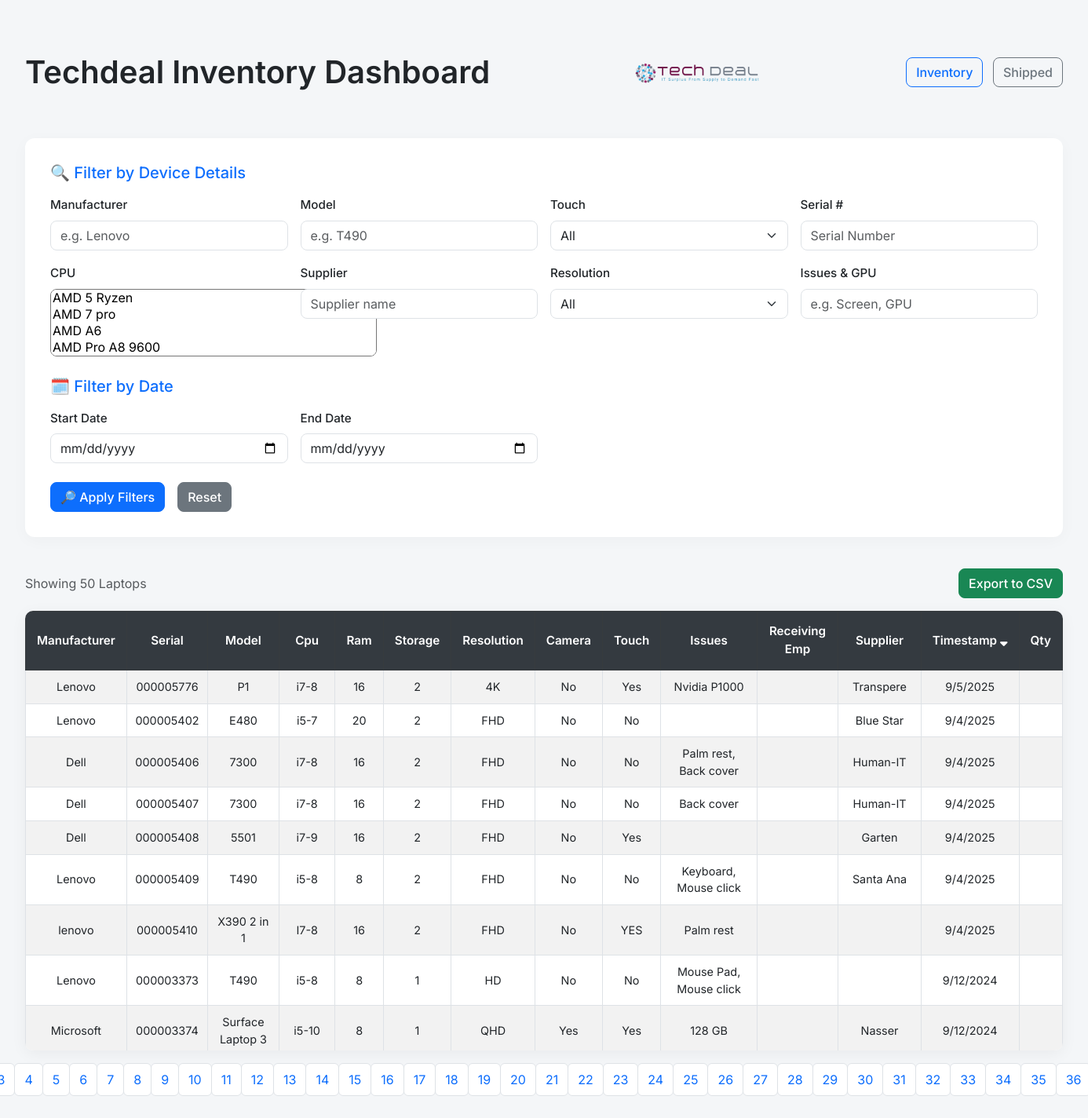
The page / on the database its author committed.
### tables this page shows
CREATE TABLE pc_info (
        manufacturer TEXT,
        serial TEXT PRIMARY KEY,
        model TEXT,
        unknown1 TEXT,
        cpu TEXT,
        ram TEXT,
        storage TEXT,
        Resolution TEXT,
        camera TEXT,
        Touch TEXT,
        Issues TEXT,
        Receiving_Emp TEXT,
        Supplier TEXT,
        timestamp TEXT,
        QTY TEXT
    );

### InventoryWebApp.py (the view, shortened to what this page needs)
@app.route("/", methods=["GET"])
def index():
    filters = request.args
    sort_by = filters.get("sort_by", "timestamp")
    sort_order = filters.get("sort_order", "desc")
    page = int(filters.get("page", 1))
    per_page = 50
    selected_model = filters.get("model", "")
    cpu_options = get_unique_cpus(selected_model)  # depends on selected model
    all_pcs = get_filtered_data(filters, sort_by, sort_order)
    total_records = len(all_pcs)
    total_pages = math.ceil(total_records / per_page)
    start = (page - 1) * per_page
    end = start + per_page
    pcs = all_pcs[start:end]
    model_options = get_unique_models()
    model = request.args.get("model", "").strip()
    resolution_options = []
    return render_template("index.html", pcs=pcs, current_sort=sort_by, current_order=sort_order,
        current_page=page,
        total_pages=total_pages,
        cpu_options=cpu_options,
                           model_options=model_options,
                           resolution_options=resolution_options)

### InventoryWebApp.py (called while the page is built)
def get_unique_models():
    conn = sqlite3.connect(DB_PATH)
    cursor = conn.cursor()
    cursor.execute("""
        SELECT DISTINCT model FROM pc_info
        WHERE model IS NOT NULL AND TRIM(model) != ''
        ORDER BY model
    """)
    models = [row[0] for row in cursor.fetchall()]
    conn.close()
    return models

def get_unique_cpus(model=None):
    conn = sqlite3.connect(DB_PATH)
    cursor = conn.cursor()
    if model:
        cursor.execute("""
            SELECT DISTINCT cpu FROM pc_info
            WHERE LOWER(model) = LOWER(?) AND cpu IS NOT NULL AND TRIM(cpu) != ''
            ORDER BY cpu
        """, (model,))
    else:
        cursor.execute("""
            SELECT DISTINCT cpu FROM pc_info
            WHERE cpu IS NOT NULL AND TRIM(cpu) != ''
            ORDER BY cpu
        """)
    cpus = [row[0] for row in cursor.fetchall()]
    conn.close()
    return cpus

### templates/index.html (shortened to what this page needs)
<!DOCTYPE html>
<html lang="en">
<head>
	<link rel="stylesheet" href="https://cdn.jsdelivr.net/npm/bootstrap-select@1.14.0-beta3/dist/css/bootstrap-select.min.css">
    <link rel="stylesheet" href="https://cdn.jsdelivr.net/npm/bootstrap@5.3.0/dist/css/bootstrap.min.css">
	<link rel="stylesheet" href="https://cdnjs.cloudflare.com/ajax/libs/font-awesome/6.5.0/css/all.min.css">
</head>
<body>
    <div class="d-flex justify-content-between align-items-center mb-4">
       <h1 class="mb-0">Techdeal Inventory Dashboard</h1>
    <div>
        <img src="/static/logo.png" alt="Logo" style="height: 120px;">
    </div>
    <div>
        <a href="/" class="btn btn-outline-primary me-2">Inventory</a>
        <a href="/alternate" class="btn btn-outline-secondary">Shipped</a>
    </div>
</div>
<form method="GET" class="filter-box">
<div class="mb-4">
  <h5 class="mb-3 text-primary">🔍 Filter by Device Details</h5>
  <div class="row g-3">
    <div class="col-md-3">
      <label class="form-label">Manufacturer</label>
      <input type="text" class="form-control" name="manufacturer" placeholder="e.g. Lenovo"
             value="{{ request.args.get('manufacturer', '') }}">
    </div>
    <div class="col-md-3">
      <label class="form-label">Model</label>
      <input type="text" class="form-control" name="model" list="modelOptions" placeholder="e.g. T490"
             value="{{ request.args.get('model', '') }}">
    </div>
    <div class="col-md-3">
      <label class="form-label">Touch</label>
      <select class="form-select" name="touch">
        <option value="">All</option>
      </select>
    </div>
    <div class="col-md-3">
      <label class="form-label">Serial #</label>
      <input type="text" class="form-control" name="serial" placeholder="Serial Number"
             value="{{ request.args.get('serial', '') }}">
    </div>
<div class="col-md-3">
  <label class="form-label">CPU</label>
  <select class="selectpicker" name="cpu" multiple data-live-search="true"
          data-actions-box="true" title="Select CPUs">
    {% for option in cpu_options %}
      <option value="{{ option }}" {% if option in request.args.getlist('cpu') %}selected{% endif %}>
      </option>
    {% endfor %}
  </select>
</div>
<div class="col-md-3">
  <label class="form-label">Supplier</label>
  <input type="text" class="form-control" name="supplier" placeholder="Supplier name"
         value="{{ request.args.get('supplier', '') }}">
</div>
<div class="col-md-3">
  <label class="form-label">Resolution</label>
  <select class="form-select" name="resolution">
    <option value="">All</option>
  </select>
</div>
    <div class="col-md-3">
      <label class="form-label">Issues & GPU</label>
      <input type="text" class="form-control" name="issues" placeholder="e.g. Screen, GPU"
             value="{{ request.args.get('issues', '') }}">
    </div>
  </div>
</div>
  <div class="mb-4">
    <h5 class="mb-3 text-primary">🗓️ Filter by Date</h5>
    <div class="row g-3">
      <div class="col-md-3">
        <label class="form-label">Start Date</label>
        <input type="date" class="form-control" name="start_date" value="{{ request.args.get('start_date', '') }}">
      </div>
      <div class="col-md-3">
        <label class="form-label">End Date</label>
        <input type="date" class="form-control" name="end_date" value="{{ request.args.get('end_date', '') }}">
      </div>
    </div>
  </div>
  <div class="d-flex gap-3">
    <button type="submit" class="btn btn-primary">🔎 Apply Filters</button>
    <a href="/" class="btn btn-secondary">Reset</a>
  </div>
    </form>
{% if pcs %}
    <div class="d-flex justify-content-between align-items-center mb-3">
        <p class="text-muted mb-0">Showing {{ pcs|length }} Laptop{{ 's' if pcs|length != 1 else '' }}</p>
        <a href="/download-csv?{{ request.query_string.decode('utf-8') }}" class="btn btn-success">Export to CSV</a>
    </div>
<div class="table-wrapper mt-3">
        <div class="table-responsive">
            <table class="table table-bordered table-hover table-striped custom-table">
                <thead class="table-dark">
                    <tr>
                        {% for col in ["manufacturer", "serial", "model", "cpu", "ram", "storage", "resolution", "camera", "touch", "issues", "Receiving_Emp", "supplier", "timestamp" , "QTY"] %}
                            <th>
								<a href="?
									sort_by={{ col }}&sort_order={{ 'asc' if current_sort != col or current_order == 'desc' else 'desc' }}">
                                  {{ col.replace('_', ' ').title() }}
                                    {% if current_sort == col %}
										 <i class="fas fa-sort-{{ 'up' if current_order == 'asc' else 'down' }}"></i>
                                    {% endif %}
                                </a>
                            </th>
                        {% endfor %}
                    </tr>
                </thead>
                <tbody>
					{% for pc in pcs %}
					<tr {% if pc["QTY"] and pc["QTY"]|int >= 1 %} class="table-success" {% endif %}>
					  <td>{{ pc["manufacturer"] }}</td>
					  <td>{{ pc["serial"] }}</td>
					  <td>{{ pc["model"] }}</td>
					  <td>{{ pc["cpu"] }}</td>
					  <td>{{ pc["ram"] }}</td>
					  <td>{{ pc["storage"] }}</td>
					  <td>{{ pc["resolution"] }}</td>
					  <td>{{ pc["camera"] }}</td>
					  <td>{{ pc["touch"] }}</td>
					  <td>{{ pc["issues"] }}</td>
					  <td>{{ pc["gpu"] }}</td>
					  <td>{{ pc["supplier"] }}</td>
					  <td>{{ pc["timestamp"] }}</td>
					  <td>{{ pc["QTY"] }}</td>
					</tr>
				  {% endfor %}
				</tbody>
            </table>
            </div>
  </div>
<div class="card-footer">
  <nav aria-label="Page navigation">
    <ul class="pagination justify-content-center mt-3 mb-0">
      {% set base_query = request.args.to_dict() %}
      {% set base_query_no_page = base_query.copy() %}
      {% if 'page' in base_query_no_page %}
        {% set _ = base_query_no_page.pop('page') %}
      {% endif %}
      {% for page_num in range(1, total_pages + 1) %}
        {% set page_query = base_query_no_page.copy() %}
        {% set _ = page_query.update({'page': page_num}) %}
        <li class="page-item {% if page_num == current_page %}active{% endif %}">
          <a class="page-link" href="?{{ page_query | urlencode }}">{{ page_num }}</a>
        </li>
      {% endfor %}
    </ul>
  </nav>
</div>
    {% else %}
        <p class="text-muted">No records found for your filters.</p>
    {% endif %}
</body>
</html>

### templates/index.html (style rules this page uses)
body { font-family: 'Inter', sans-serif; padding: 2rem; background-color: #f4f6f8; font-size: 16px; }
h1 { font-weight: 600; }
.filter-box { background: #ffffff; padding: 2rem; border-radius: 12px; box-shadow: 0 4px 20px rgba(0, 0, 0, 0.03); margin-bottom: 2.5rem; }
.table-wrapper { background: #ffffff; border-radius: 10px; box-shadow: 0 4px 20px rgba(0, 0, 0, 0.05); overflow-x: auto; }
.table-responsive { max-height: 70vh; overflow-y: auto; }
.custom-table { min-width: 1200px; }
.custom-table thead th { background-color: #343a40; color: white; position: sticky; top: 0; z-index: 5; vertical-align: middle; text-align: center; font-size: 0.95rem; padding: 14px; }
.custom-table th a { color: white; text-decoration: none; font-weight: 600; display: inline-flex; align-items: center; gap: 4px; }
.custom-table td { vertical-align: middle; text-align: center; font-size: 0.9rem; padding: 10px; }
.btn { border-radius: 8px; font-weight: 500; }
.pagination .page-link { border-radius: 6px; padding: 8px 12px; }
.form-label { font-weight: 500; font-size: 0.95rem; }
.selectpicker, .form-select, .form-control { border-radius: 8px; }

### rows shown on the page
pc_info: manufacturer "Lenovo", serial "000005776", model "P1", cpu "i7-8", ram "16", storage "2", resolution "4K", camera "No", touch "Yes", issues "Nvidia P1000", supplier "Transpere", timestamp "9/5/2025"
pc_info: manufacturer "Lenovo", serial "000005402", model "E480", cpu "i5-7", ram "20", storage "2", resolution "FHD", camera "No", touch "No", supplier "Blue Star", timestamp "9/4/2025"
pc_info: manufacturer "Dell", serial "000005406", model "7300", cpu "i7-8", ram "16", storage "2", resolution "FHD", camera "No", touch "No", issues "Palm rest, Back cover", supplier "Human-IT", timestamp "9/4/2025"
pc_info: manufacturer "Dell", serial "000005407", model "7300", cpu "i7-8", ram "16", storage "2", resolution "FHD", camera "No", touch "No", issues "Back cover", supplier "Human-IT", timestamp "9/4/2025"
pc_info: manufacturer "Dell", serial "000005408", model "5501", cpu "i7-9", ram "16", storage "2", resolution "FHD", camera "No", touch "Yes", supplier "Garten", timestamp "9/4/2025"
pc_info: manufacturer "Lenovo", serial "000005409", model "T490", cpu "i5-8", ram "8", storage "2", resolution "FHD", camera "No", touch "No", issues "Keyboard, Mouse click", supplier "Santa Ana", timestamp "9/4/2025"
pc_info: manufacturer "lenovo", serial "000005410", model "X390 2 in 1", cpu "I7-8", ram "16", storage "2", resolution "FHD", camera "No", touch "YES", issues "Palm rest", timestamp "9/4/2025"
pc_info: manufacturer "Lenovo", serial "000003373", model "T490", cpu "i5-8", ram "8", storage "1", resolution "HD", camera "No", touch "No", issues "Mouse Pad, Mouse click", timestamp "9/12/2024"
pc_info: manufacturer "Microsoft", serial "000003374", model "Surface Laptop 3", cpu "i5-10", ram "8", storage "1", resolution "QHD", camera "Yes", touch "Yes", issues "128 GB", supplier "Nasser", timestamp "9/12/2024"

### other values the page prints
{{ pcs|length }} "50"
{{ 's' if pcs|length != 1 else '' }} "s"
{{ col.replace('_', ' ').title() }} "Manufacturer" "Serial" "Model" "Cpu" "Ram" "Storage" "Resolution" "Camera" "Touch" "Issues" "Receiving Emp" "Supplier" "Timestamp" "Qty"
{{ page_num }} "4" "5" "6" "7" "8" "9" "10" "11" "12" "13" "14" "15" "16" "17" "18" "19" "20" "21" "22" "23" "24" "25" "26" "27" "28" "29" "30" "31" "32" "33" "34" "35" "36"
